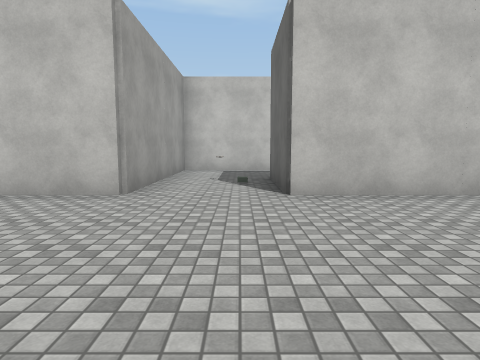
View 1 (above)

21 first-person views from a walk through a 3-D level made in the Unity game engine. The camera is 1.4 m above the floor, tilts 6° down and sees 75° across. The floor is counted in squares, 2 m on a side. Each view is taken from the middle of a square. On the plan, view 1 faces up. The plan holds only what a view shows up to about 10 squares ahead; the rest is blank. The place goes on beyond the plan. The player character is not drawn. Some animated figures are not drawn. Surface patterns are stand-ins for the level's own textures.

View 2
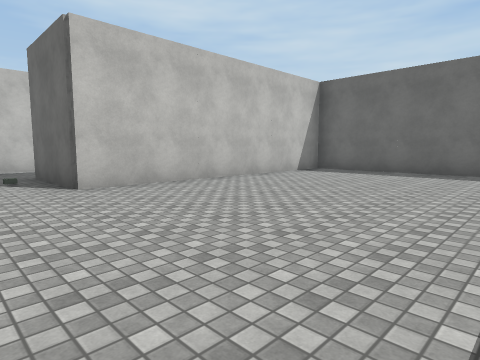

View 3
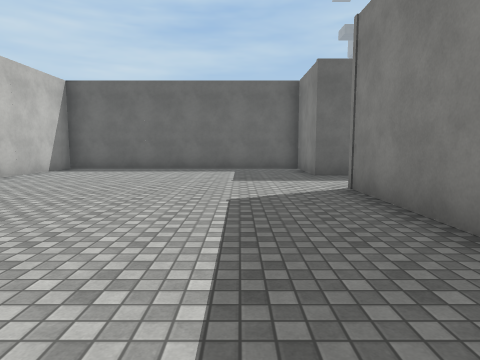

View 4
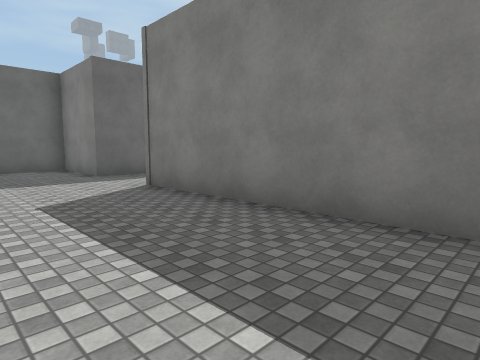

View 5
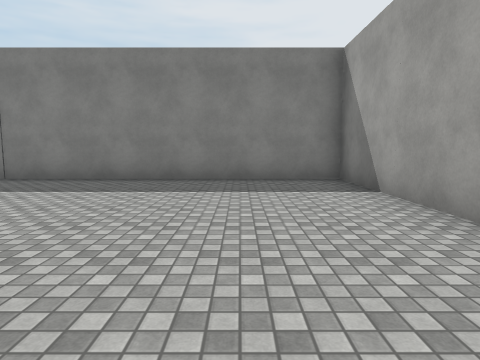

View 6
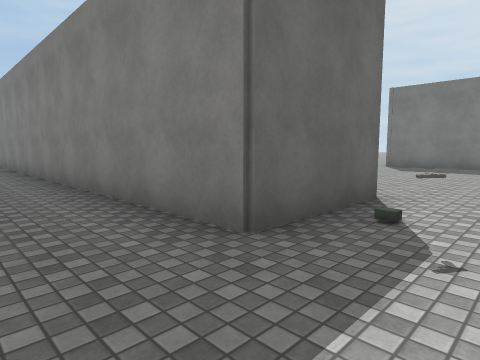

View 7
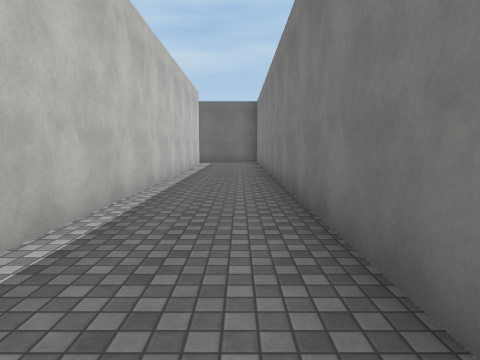

View 8
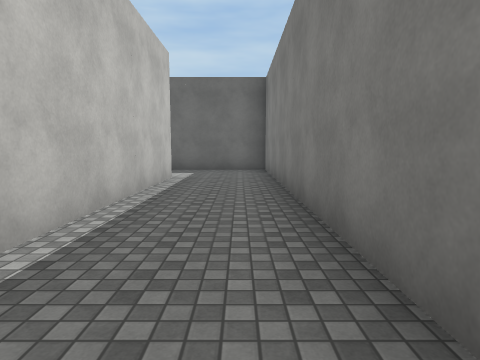

View 9
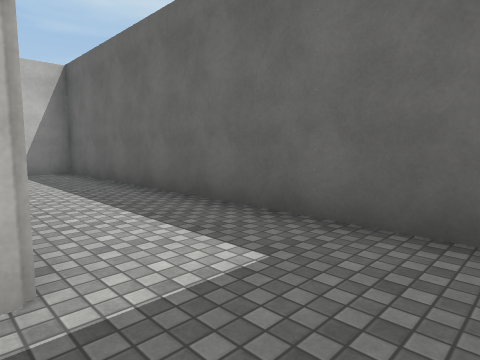

View 10
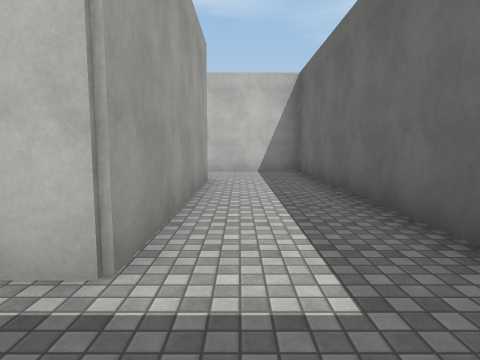

View 11
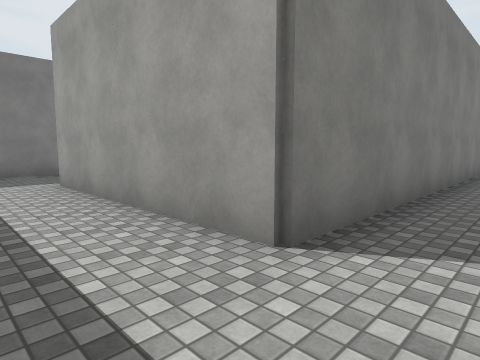

View 12
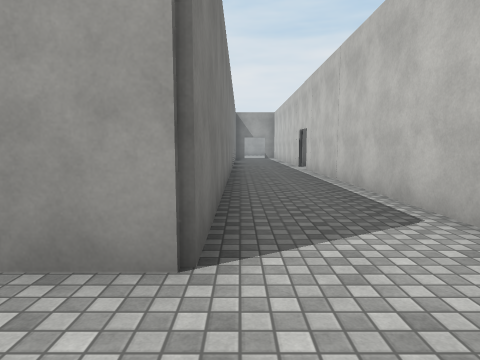

View 13
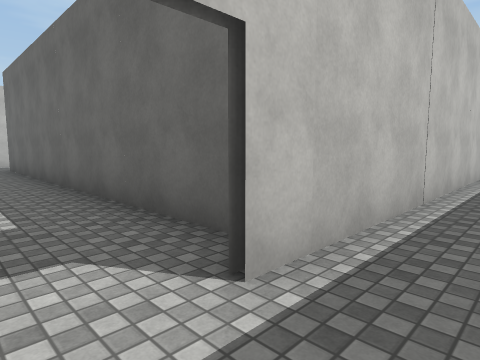

View 14
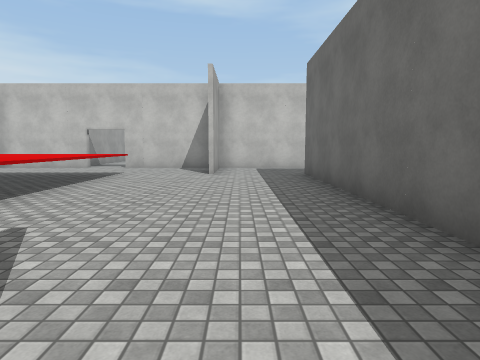

View 15
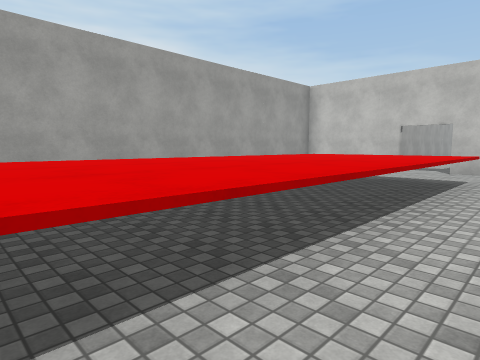

View 16
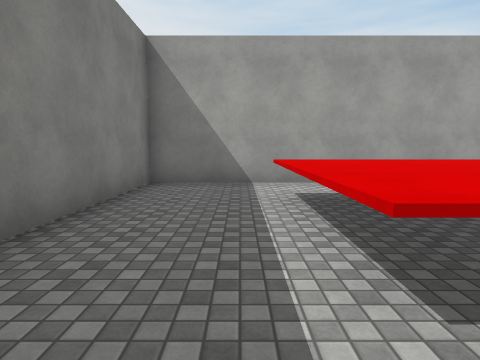

View 17
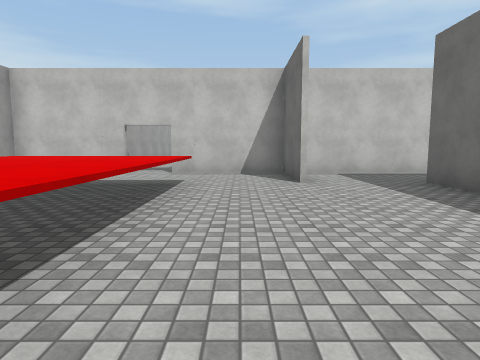

View 18
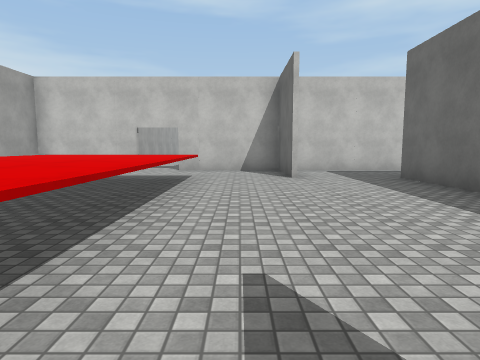

View 19
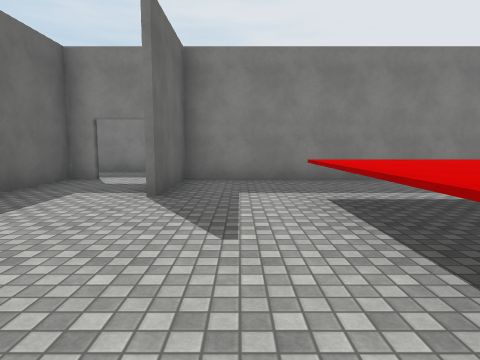

View 20
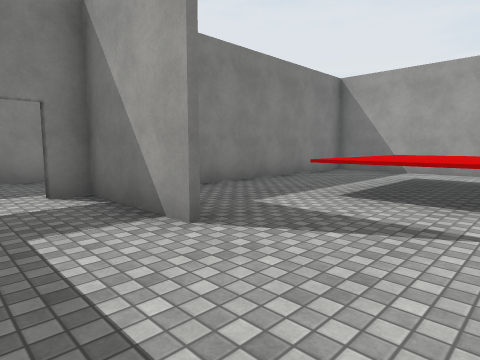

View 21
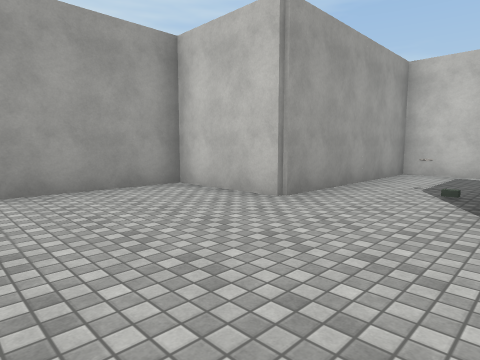

### Floor plan
Key: @ floor where view 1 was taken; # wall or solid block; . floor; / step, stairs or slope; ^ raised ledge; P pistol.
Columns run from 4 left of view 1 to 16 right of it. Each row starts with its distance up from view 1.
 30 ###.########
 29 #......#....
 28 #......#...
 27 # ^^^^....#
 26 # ^^^^....#
 25 # ^^^^....#
 24 # ^^^^....#
 23 # ^^^^....#
 22 # ^^^^....#
 21 #.^^^^....#
 20 #.^^^^....#
 19 #......#..#
 18 #......#..#
 17 ########..###########
 16         ............#
 15        ###########..#
 14                  #..#
 13                  #..#
 12                  #..#
 11                  #..#
 10   ################..#
  9   #.................#
  8   #.................#
  7   #.P################
  6   #./#
  5 ###..########
  4 #...........#
  3 #...........#
  2 #...........#
  1 #...........#
  0 #...@.......#
 -1 #...........#
 -2 #...........#
 -3 ########..###

Positions as (right, up) in squares from view 1, and headings:
1: (0, 0), facing up
2: (-1, -1), facing up-right
3: (-2, -1), facing right
4: (-2, 0), facing down-right
5: (-2, 4), facing down
6: (-1, 9), facing down-right
7: (1, 8), facing right
8: (6, 8), facing right
9: (13, 8), facing up-right
10: (14, 8), facing up
11: (15, 16), facing down-left
12: (15, 15), facing left
13: (4, 16), facing up-right
14: (4, 19), facing up
15: (2, 20), facing up-left
16: (2, 19), facing left
17: (2, 21), facing up
18: (2, 20), facing up
19: (2, 24), facing down
20: (5, 22), facing down-left
21: (1, 1), facing up-left
